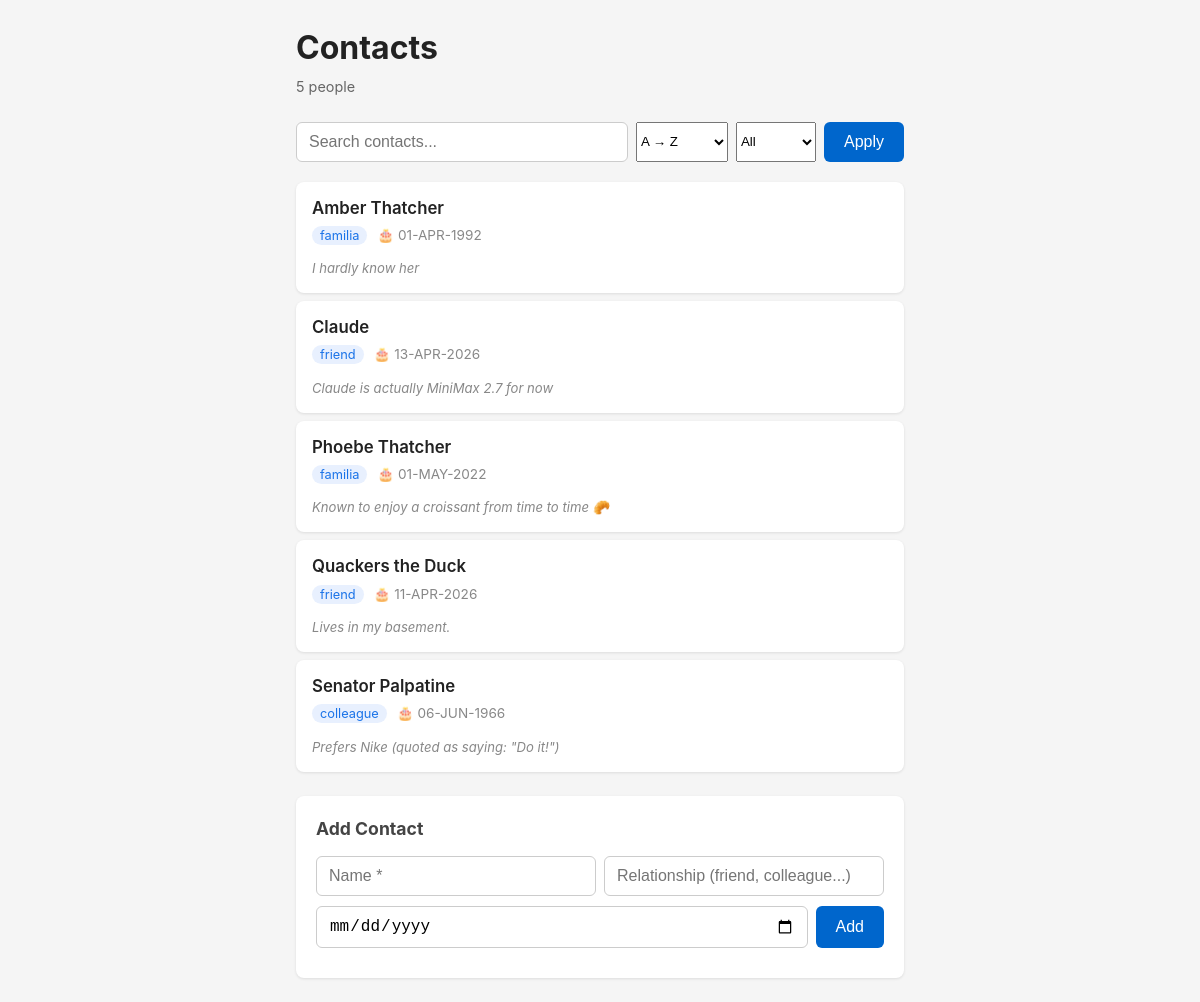
The page / on the database its author committed.
### tables this page shows
CREATE TABLE contacts (
    id INTEGER PRIMARY KEY AUTOINCREMENT,
    name TEXT NOT NULL,
    relationship TEXT,
    birthday TEXT,
    last_contacted TEXT,
    created_at TEXT NOT NULL,
    updated_at TEXT NOT NULL
);

CREATE TABLE notes (
    id INTEGER PRIMARY KEY AUTOINCREMENT,
    contact_id INTEGER NOT NULL,
    content TEXT NOT NULL,
    created_at TEXT NOT NULL, updated_at TEXT NOT NULL DEFAULT '',
    FOREIGN KEY (contact_id) REFERENCES contacts (id) ON DELETE CASCADE
);

### app.py (the view)
@app.route('/')
def index():
    search = request.args.get('search', '').strip()
    sort = request.args.get('sort', 'name_asc')
    filter_rel = request.args.get('filter', '').strip()
    conn = get_db_connection()
    conditions = []
    params = []
    if search:
        conditions.append("name LIKE ?")
        params.append(f'%{search}%')
    if filter_rel:
        conditions.append("relationship = ?")
        params.append(filter_rel)
    where_clause = "WHERE " + " AND ".join(conditions) if conditions else ""
    sort_options = {
        'name_asc':   "name ASC",
        'name_desc':  "name DESC",
        'newest':     "created_at DESC",
        'oldest':     "created_at ASC",
    }
    order_by = sort_options.get(sort, "name ASC")
    cur = conn.execute(f"SELECT * FROM contacts {where_clause} ORDER BY {order_by}", tuple(params))
    contacts = cur.fetchall()
    relationships = [row['relationship'] for row in conn.execute(
        "SELECT DISTINCT relationship FROM contacts WHERE relationship IS NOT NULL AND relationship != '' ORDER BY relationship"
    ).fetchall()]
    all_notes = conn.execute(
        "SELECT id, contact_id, content FROM notes ORDER BY created_at DESC"
    ).fetchall()
    conn.close()
    notes_by_contact = {}
    for row in all_notes:
        cid = row['contact_id']
        if cid not in notes_by_contact:
            notes_by_contact[cid] = []
        notes_by_contact[cid].append({
            'id': row['id'],
            'preview': truncate_at_word(row['content'], 50)
        })
    return render_template('index.html',
        contacts=contacts,
        notes_by_contact=notes_by_contact,
        search=search,
        sort=sort,
        filter_rel=filter_rel,
        relationships=relationships)

### app.py (called while the page is built)
def get_db_connection():
    conn = sqlite3.connect(DB)
    conn.row_factory = sqlite3.Row
    return conn

def format_birthday(date_str):
    if not date_str:
        return ''
    try:
        parts = date_str.split('-')
        months = ['JAN','FEB','MAR','APR','MAY','JUN','JUL','AUG','SEP','OCT','NOV','DEC']
        day = parts[2]
        month = months[int(parts[1]) - 1]
        year = parts[0]
        return f"{day}-{month}-{year}"
    except:
        return date_str

def truncate_at_word(text, max_chars):
    if len(text) <= max_chars:
        return text
    truncated = text[:max_chars]
    last_space = truncated.rfind(' ')
    if last_space > max_chars * 0.6:
        return truncated[:last_space] + '…'
    return truncated + '…'

### templates/index.html (shortened to what this page needs)
<!DOCTYPE html>
<html lang="en">
<head>
    <link rel="stylesheet" href="/static/style.css">
</head>
<body>
    <div class="container">
        <header>
            <h1>Contacts</h1>
            <p class="subtitle">{{ contacts|length }} people</p>
        </header>
        <form class="search-form" method="get">
            <input type="text" name="search" placeholder="Search contacts..." value="{{ search }}">
            <select name="sort">
                <option value="name_asc"   {% if sort == 'name_asc' %}selected{% endif %}>A → Z</option>
            </select>
            <select name="filter">
                <option value="">All</option>
            </select>
            <button type="submit">Apply</button>
        </form>
        <section class="contact-list">
            {% if contacts %}
            <ul>
                {% for contact in contacts %}
                <li class="contact-card">
                    <a href="/contact/{{ contact.id }}">
                        <div class="contact-name">{{ contact.name }}</div>
                        <div class="contact-meta">
                            {% if contact.relationship %}<span class="tag">{{ contact.relationship }}</span>{% endif %}
                            {% if contact.birthday %}<span class="birthday">🎂 {{ contact.birthday|format_birthday }}</span>{% endif %}
                        </div>
                    </a>
                    <div class="note-preview-area" id="preview-area-{{ contact.id }}">
                        {% set contact_notes = notes_by_contact.get(contact.id, []) %}
                        {% if contact_notes|length == 0 %}
                            <span class="note-preview-text">No notes yet</span>
                        {% elif contact_notes|length == 1 %}
                            <span class="note-preview-text">
                                <a href="/contact/{{ contact.id }}">{{ contact_notes[0].preview }}</a>
                            </span>
                        {% else %}
                            <span class="note-preview-cycling"
                                  id="preview-text-{{ contact.id }}"
                                  data-contact-id="{{ contact.id }}">
                                {{ contact_notes[0].preview }}
                            </span>
                        {% endif %}
                    </div>
                </li>
                {% endfor %}
            </ul>
            {% endif %}
        </section>
        <section class="add-form">
            <h2>Add Contact</h2>
            <form method="post" action="/contact/add">
                <div class="form-row">
                    <input type="text" name="name" placeholder="Name *" required>
                    <input type="text" name="relationship" placeholder="Relationship (friend, colleague...)">
                </div>
                <div class="form-row">
                    <input type="date" name="birthday" placeholder="Birthday">
                    <button type="submit">Add</button>
                </div>
            </form>
        </section>
    </div>
</body>
</html>

### static/style.css (style rules this page uses)
* { box-sizing: border-box; margin: 0; padding: 0; }
body { font-family: -apple-system, BlinkMacSystemFont, 'Segoe UI', sans-serif; background: #f5f5f5; color: #222; line-height: 1.5; }
.container { max-width: 640px; margin: 0 auto; padding: 24px 16px; }
header { margin-bottom: 24px; }
header h1 { font-size: 2rem; font-weight: 700; }
.subtitle { color: #666; font-size: 0.9rem; margin-top: 4px; }
.search-form { display: flex; gap: 8px; margin-bottom: 20px; }
.search-form input { flex: 1; padding: 10px 12px; border: 1px solid #ccc; border-radius: 6px; font-size: 1rem; }
.search-form button, .btn-clear { padding: 10px 16px; background: #0066cc; color: #fff; border: none; border-radius: 6px; font-size: 1rem; cursor: pointer; text-decoration: none; }
.contact-list ul { list-style: none; }
.contact-card { background: #fff; border-radius: 8px; margin-bottom: 8px; box-shadow: 0 1px 3px rgba(0,0,0,0.1); }
.contact-card a { display: block; padding: 14px 16px; text-decoration: none; color: inherit; }
.contact-name { font-weight: 600; font-size: 1.05rem; }
.contact-meta { margin-top: 4px; font-size: 0.85rem; color: #666; }
.tag { background: #e8f0fe; color: #1a73e8; padding: 2px 8px; border-radius: 12px; font-size: 0.8rem; margin-right: 6px; }
.birthday { color: #888; }
.add-form { background: #fff; border-radius: 8px; padding: 20px; margin-top: 24px; box-shadow: 0 1px 3px rgba(0,0,0,0.1); }
.add-form h2 { font-size: 1.1rem; margin-bottom: 14px; color: #444; }
.form-row { display: flex; gap: 8px; margin-bottom: 10px; flex-wrap: wrap; }
.form-row input { flex: 1; min-width: 140px; padding: 10px 12px; border: 1px solid #ccc; border-radius: 6px; font-size: 1rem; }
button[type="submit"] { padding: 10px 20px; background: #0066cc; color: #fff; border: none; border-radius: 6px; font-size: 1rem; cursor: pointer; }

### templates/index.html (style rules this page uses)
.note-preview-area { padding: 0 16px 14px; }
.contact-card > a { display: block; padding: 14px 16px 10px; }
.contact-card > .note-preview-area { padding: 0 16px 14px; }
.note-preview-cycling { display: inline; cursor: pointer; font-size: 0.82rem; font-style: italic; color: #888; }
.fade-in { opacity: 1; transition: opacity 1s ease; }

### rows shown on the page
contacts: name "Amber Thatcher", relationship "familia", birthday "01-APR-1992"
notes: content "I hardly know her"
contacts: name "Claude", relationship "friend", birthday "13-APR-2026"
notes: content "Claude is actually MiniMax 2.7 for now"
contacts: name "Phoebe Thatcher", relationship "familia", birthday "01-MAY-2022"
notes: content "Known to enjoy a croissant from time to time 🥐"
contacts: name "Quackers the Duck", relationship "friend", birthday "11-APR-2026"
notes: content "Lives in my basement."
contacts: name "Senator Palpatine", relationship "colleague", birthday "06-JUN-1966"
notes: content "Prefers Nike (quoted as saying: \"Do it!\")"

### other values the page prints
{{ contacts|length }} "5"
